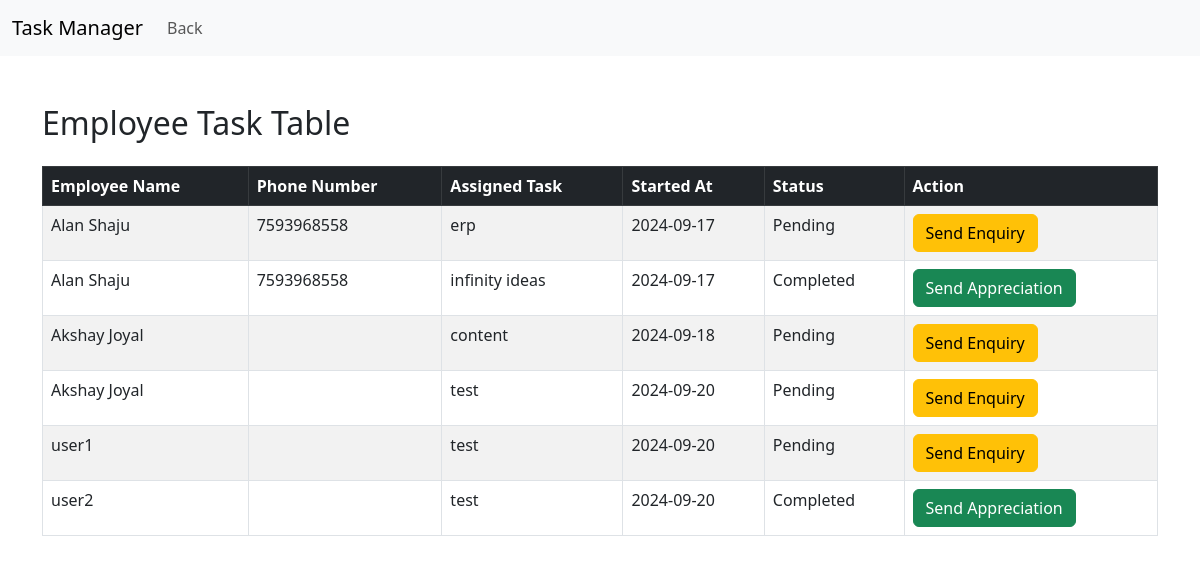
The page /admin/pages/task_list.php on the database its author committed.
### tables this page shows
CREATE TABLE `tasks` (
  `id` int(11) NOT NULL,
  `user_id` int(11) NOT NULL,
  `task_name` varchar(255) DEFAULT NULL,
  `started_date` date DEFAULT NULL,
  `completed_date` date DEFAULT NULL,
  `status` enum('Pending','Completed','Cancelled') DEFAULT 'Pending'
);

CREATE TABLE `users` (
  `id` int(11) NOT NULL,
  `username` varchar(50) NOT NULL,
  `password` varchar(255) NOT NULL,
  `email` varchar(50) NOT NULL,
  `phone` varchar(50) NOT NULL
);

### admin/pages/task_list.php (the view, shortened to what this page needs)
<?php
include('../includes/db_connection.php');
$sql = "SELECT t.id AS task_id, u.username, u.phone, t.task_name, t.status, t.started_date, t.completed_date
        FROM tasks t
        INNER JOIN users u ON t.user_id = u.id";
$result = $conn->query($sql);
?>
<html lang="en">
<head>
    <link href="https://cdn.jsdelivr.net/npm/bootstrap@5.3.0/dist/css/bootstrap.min.css" rel="stylesheet">
</head>
<body>
<nav class="navbar navbar-expand-lg navbar-light bg-light">
    <div class="container-fluid">
        <a class="navbar-brand" href="../home.php">Task Manager</a>
        <div class="collapse navbar-collapse" id="navbarNav">
            <ul class="navbar-nav">
                <li class="nav-item">
                    <a class="nav-link" href="../home.php">Back</a>
                </li>
            </ul>
        </div>
    </div>
</nav>
<div class="container mt-5">
    <h2 class="mb-4">Employee Task Table</h2>
    <div class="table-responsive">
        <table class="table table-bordered table-striped table-hover">
            <thead class="table-dark">
                <tr>
                    <th>Employee Name</th>
                    <th>Phone Number</th>
                    <th>Assigned Task</th>
                    <th>Started At</th>
                    <th>Status</th>
                    <th>Action</th>
                </tr>
            </thead>
            <tbody>
                <?php while ($row = $result->fetch_assoc()) { ?>
                <tr>
                    <td><?php echo htmlspecialchars($row['username']); ?></td>
                    <td><?php echo htmlspecialchars($row['phone']); ?></td>
                    <td><?php echo htmlspecialchars($row['task_name']); ?></td>
                    <td><?php echo htmlspecialchars($row['started_date']); ?></td>
                    <td><?php echo ucfirst(htmlspecialchars($row['status'])); ?></td>
                    <td>
                        <?php if (strtolower($row['status']) == 'completed') { ?>
                            <button class="action-btn btn btn-success" data-id="<?php echo $row['task_id']; ?>" data-phone="<?php echo $row['phone']; ?>" data-name="<?php echo $row['username']; ?>" data-status="completed">Send Appreciation</button>
                        <?php } else { ?>
                            <button class="action-btn btn btn-warning" data-id="<?php echo $row['task_id']; ?>" data-phone="<?php echo $row['phone']; ?>" data-name="<?php echo $row['username']; ?>" data-status="pending">Send Enquiry</button>
                        <?php } ?>
                    </td>
                </tr>
                <?php } ?>
            </tbody>
        </table>
    </div>
</div>
</body>
</html>

### rows shown on the page
tasks: user.username "Alan Shaju", user.phone "7593968558", task_name "erp", started_date "2024-09-17", status "Pending"
tasks: user.username "Alan Shaju", user.phone "7593968558", task_name "infinity ideas", started_date "2024-09-17", status "Completed"
tasks: user.username "Akshay Joyal", task_name "content", started_date "2024-09-18", status "Pending"
tasks: user.username "Akshay Joyal", task_name "test", started_date "2024-09-20", status "Pending"
tasks: user.username "user1", task_name "test", started_date "2024-09-20", status "Pending"
tasks: user.username "user2", task_name "test", started_date "2024-09-20", status "Completed"
